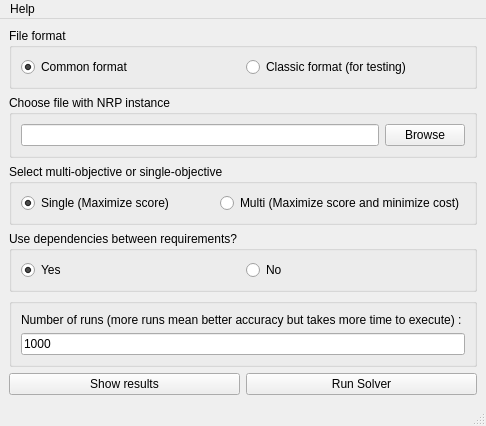
<?xml version="1.0" encoding="UTF-8"?>
<ui version="4.0">
 <class>MainWindow</class>
 <widget class="QMainWindow" name="MainWindow">
  <property name="geometry">
   <rect>
    <x>0</x>
    <y>0</y>
    <width>402</width>
    <height>311</height>
   </rect>
  </property>
  <property name="cursor">
   <cursorShape>ArrowCursor</cursorShape>
  </property>
  <property name="windowTitle">
   <string>NRP Solver</string>
  </property>
  <widget class="QWidget" name="centralwidget">
   <layout class="QVBoxLayout" name="verticalLayout">
    <item>
     <widget class="QGroupBox" name="groupBox_5">
      <property name="font">
       <font>
        <pointsize>9</pointsize>
       </font>
      </property>
      <property name="title">
       <string>File format</string>
      </property>
      <layout class="QHBoxLayout" name="horizontalLayout_5">
       <item>
        <widget class="QRadioButton" name="radioCommonFormat">
         <property name="text">
          <string>Common format</string>
         </property>
         <property name="checked">
          <bool>true</bool>
         </property>
        </widget>
       </item>
       <item>
        <widget class="QRadioButton" name="radioClassicFormat">
         <property name="text">
          <string>Classic format (for testing)</string>
         </property>
        </widget>
       </item>
      </layout>
     </widget>
    </item>
    <item>
     <widget class="QGroupBox" name="groupBox">
      <property name="font">
       <font>
        <pointsize>9</pointsize>
       </font>
      </property>
      <property name="title">
       <string>Choose file with NRP instance</string>
      </property>
      <layout class="QHBoxLayout" name="horizontalLayout">
       <item>
        <widget class="QLineEdit" name="lineFilePath"/>
       </item>
       <item>
        <widget class="QPushButton" name="btnBrowseFiles">
         <property name="text">
          <string>Browse</string>
         </property>
        </widget>
       </item>
      </layout>
     </widget>
    </item>
    <item>
     <widget class="QGroupBox" name="groupBox_2">
      <property name="font">
       <font>
        <pointsize>9</pointsize>
       </font>
      </property>
      <property name="statusTip">
       <string/>
      </property>
      <property name="title">
       <string>Select multi-objective or single-objective</string>
      </property>
      <layout class="QHBoxLayout" name="horizontalLayout_2">
       <item>
        <widget class="QRadioButton" name="radioSingle">
         <property name="text">
          <string>Single (Maximize score)</string>
         </property>
         <property name="checked">
          <bool>true</bool>
         </property>
        </widget>
       </item>
       <item>
        <widget class="QRadioButton" name="radioMulti">
         <property name="text">
          <string>Multi (Maximize score and minimize cost)</string>
         </property>
        </widget>
       </item>
      </layout>
     </widget>
    </item>
    <item>
     <widget class="QGroupBox" name="groupBox_3">
      <property name="font">
       <font>
        <pointsize>9</pointsize>
       </font>
      </property>
      <property name="title">
       <string>Use dependencies between requirements?</string>
      </property>
      <layout class="QHBoxLayout" name="horizontalLayout_3">
       <item>
        <widget class="QRadioButton" name="radioDependYes">
         <property name="text">
          <string>Yes</string>
         </property>
         <property name="checked">
          <bool>true</bool>
         </property>
        </widget>
       </item>
       <item>
        <widget class="QRadioButton" name="radioDependNo">
         <property name="text">
          <string>No</string>
         </property>
        </widget>
       </item>
      </layout>
     </widget>
    </item>
    <item>
     <widget class="QGroupBox" name="groupBox_4">
      <property name="title">
       <string/>
      </property>
      <layout class="QVBoxLayout" name="verticalLayout_2">
       <item>
        <widget class="QLabel" name="label">
         <property name="font">
          <font>
           <pointsize>9</pointsize>
          </font>
         </property>
         <property name="toolTipDuration">
          <number>30000</number>
         </property>
         <property name="statusTip">
          <string/>
         </property>
         <property name="text">
          <string>Number of runs (more runs mean better accuracy but takes more time to execute) : </string>
         </property>
        </widget>
       </item>
       <item>
        <widget class="QLineEdit" name="lineNumOfRuns">
         <property name="text">
          <string>1000</string>
         </property>
        </widget>
       </item>
      </layout>
     </widget>
    </item>
    <item>
     <layout class="QHBoxLayout" name="horizontalLayout_4">
      <item>
       <widget class="QPushButton" name="btnShowResults">
        <property name="font">
         <font>
          <pointsize>9</pointsize>
         </font>
        </property>
        <property name="autoFillBackground">
         <bool>false</bool>
        </property>
        <property name="text">
         <string>Show results</string>
        </property>
        <property name="checkable">
         <bool>false</bool>
        </property>
       </widget>
      </item>
      <item>
       <widget class="QPushButton" name="btnRunSolver">
        <property name="font">
         <font>
          <pointsize>9</pointsize>
         </font>
        </property>
        <property name="text">
         <string>Run Solver</string>
        </property>
       </widget>
      </item>
     </layout>
    </item>
   </layout>
  </widget>
  <widget class="QMenuBar" name="menubar">
   <property name="geometry">
    <rect>
     <x>0</x>
     <y>0</y>
     <width>402</width>
     <height>18</height>
    </rect>
   </property>
   <property name="contextMenuPolicy">
    <enum>Qt::NoContextMenu</enum>
   </property>
   <widget class="QMenu" name="menuMenu">
    <property name="title">
     <string>Help</string>
    </property>
    <addaction name="actionAbout"/>
   </widget>
   <addaction name="menuMenu"/>
  </widget>
  <widget class="QStatusBar" name="statusbar"/>
  <action name="actionAbout">
   <property name="text">
    <string>About</string>
   </property>
  </action>
 </widget>
 <resources/>
 <connections/>
</ui>
